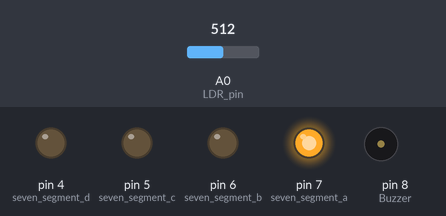
This sketch was run on a simulated Arduino Uno, built with avr-gcc and run on an emulated ATmega328P. Shown: output pins drawn as LEDs (lit = HIGH), buzzer (waves = sounding, pin HIGH). The inputs (shaded band) are chosen by the test bench; at power-on: A0 (LDR_pin) = 512.

Above: at 0.3 s.
Timing chart, 0 to 1.8 s (numbered marks = the images above):
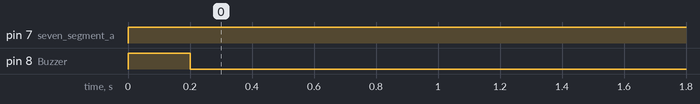

The sketch:

arduino_code.ino
```cpp
#define LDR_pin A0
#define seven_segment_a 7 //LSB
#define seven_segment_b 6
#define seven_segment_c 5
#define seven_segment_d 4 //MSB
#define Buzzer 8
#define threshold_value 120

//this function is used to show numbers on seven segment
void write_on_ss(unsigned char number);


unsigned char counter = 0;

unsigned int LDR_reading = 0;

void setup() {

pinMode(LDR_pin,INPUT);
pinMode(seven_segment_a,OUTPUT);
pinMode(seven_segment_b,OUTPUT);
pinMode(seven_segment_c,OUTPUT);
pinMode(seven_segment_d,OUTPUT);
pinMode(Buzzer,OUTPUT);
}

void loop() {

LDR_reading = analogRead(LDR_pin); //take reading from LDR

if(LDR_reading >= threshold_value){ //if reading is less than threshold then there is an object blocking light beam
  digitalWrite(Buzzer,HIGH);
  counter++;
  write_on_ss(counter);
  delay(200);
  digitalWrite(Buzzer,LOW);

  //do nothing until the object is moved away
  while(LDR_reading >= threshold_value){
    LDR_reading = analogRead(LDR_pin);
  }

}

}

void write_on_ss(unsigned char number){
    digitalWrite(seven_segment_a,number&1);
    digitalWrite(seven_segment_b,(number>>1)&0x01);
    digitalWrite(seven_segment_c,(number>>2)&0x01);
    digitalWrite(seven_segment_d,(number>>3)&0x01);
}
```

Measured:
- by itself, pin 7 (seven_segment_a): LOW → HIGH at 0.00 s
- by itself, pin 8 (Buzzer): LOW → HIGH at 0.00 s, → LOW 0.20 s later
